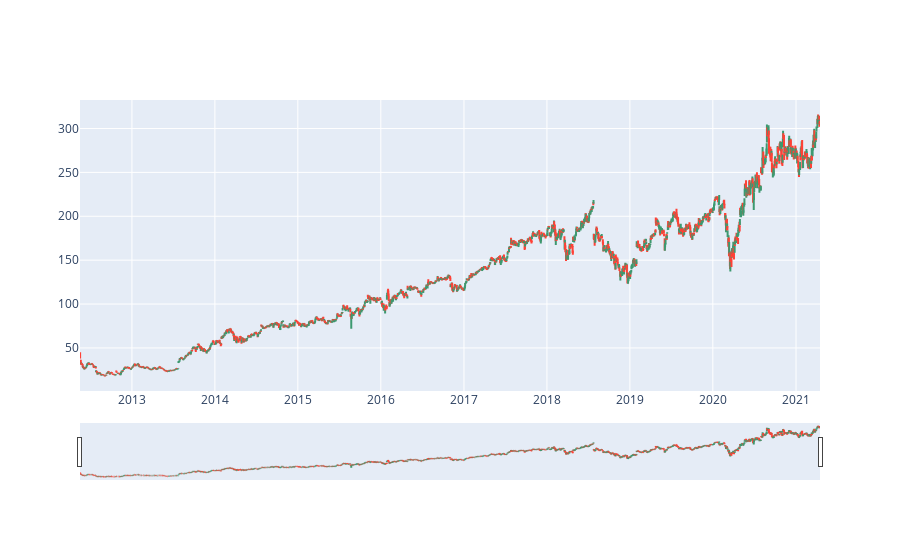

This figure's notebook cell:
### Code cell
fig = go.Figure(data=go.Ohlc(x=prices.index.date,
                    open=prices['Open'],
                    high=prices['High'],
                    low=prices['Low'],
                    close=prices['Close']))
fig.show()

### Figure 1 — Plotly figure (JSON) as saved in the notebook; plotly's stock layout.template omitted (floating-point values rounded to 4 significant figures; data arrays with more than 128 entries replaced by an {"elided": "..."} marker saying what was removed)
{"data": [{"close": {"elided": "2242 float values"}, "high": {"elided": "2242 float values"}, "low": {"elided": "2242 float values"}, "open": {"elided": "2242 float values"}, "type": "ohlc", "x": {"elided": "2242 str values"}}], "layout": {"autosize": true, "xaxis": {"autorange": true, "range": ["2012-05-17 12:00", "2021-04-16 12:00"], "rangeslider": {"autorange": true, "range": ["2012-05-17 12:00", "2021-04-16 12:00"], "yaxis": {"_template": null, "rangemode": "match"}}, "type": "date"}, "yaxis": {"autorange": true, "range": [0.9761, 332.5]}}}
